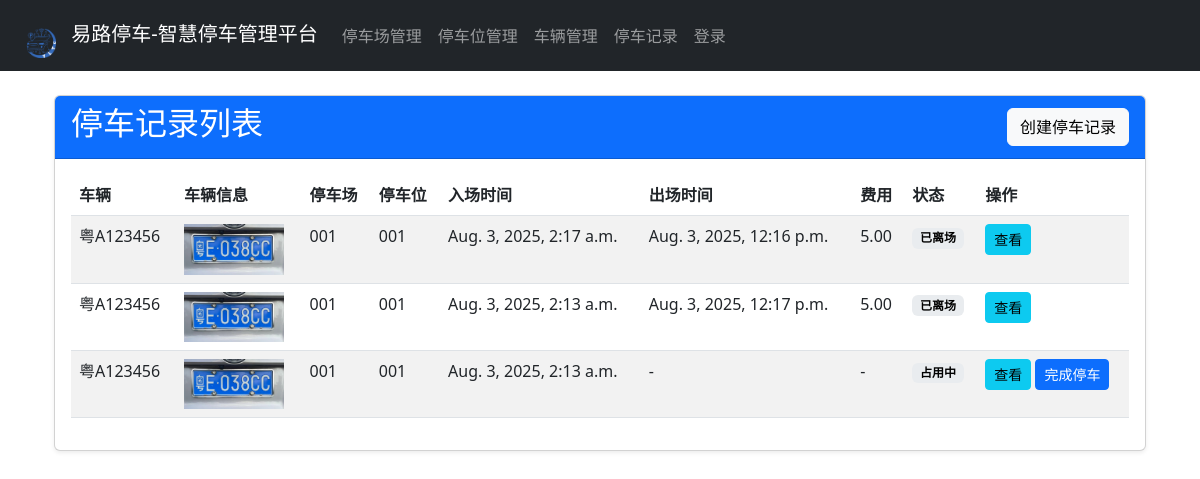
The app's page /records/ with its own data.
### parking/models.py (models this page shows, shortened)
class ParkingRecord(models.Model):
    vehicle = models.ForeignKey(Vehicle, on_delete=models.CASCADE, related_name="parking_records", verbose_name="车辆")
    parking_space = models.ForeignKey(ParkingSpace, on_delete=models.CASCADE, related_name="parking_records", verbose_name="停车位")
    start_time = models.DateTimeField(default=timezone.now, verbose_name="开始时间")
    end_time = models.DateTimeField(null=True, blank=True, verbose_name="结束时间")
    fee = models.DecimalField(max_digits=10, decimal_places=2, null=True, blank=True, verbose_name="费用")
    is_paid = models.BooleanField(default=False, verbose_name="是否已支付")
    vehicle_photo = models.ImageField(upload_to='vehicle_photos/', null=True, blank=True, verbose_name="车辆照片")
    class Meta:
        verbose_name = "停车记录"
        verbose_name_plural = "停车记录管理"

class Vehicle(models.Model):
    license_plate = models.CharField(max_length=20, unique=True, verbose_name="车牌号")
    vehicle_type = models.CharField(max_length=50, verbose_name="车辆类型")
    owner_name = models.CharField(max_length=100, verbose_name="车主姓名")
    owner_phone = models.CharField(max_length=20, verbose_name="车主电话")
    created_at = models.DateTimeField(auto_now_add=True, verbose_name="创建时间")
    updated_at = models.DateTimeField(auto_now=True, verbose_name="更新时间")
    class Meta:
        verbose_name = "车辆"
        verbose_name_plural = "车辆管理"

class ParkingSpace(models.Model):
    STATUS_CHOICES = (
        ('available', '可用'),
        ('occupied', '已占用'),
        ('reserved', '已预约'),
        ('maintenance', '维护中'),
    )
    number = models.CharField(max_length=10, verbose_name="车位编号")
    parking_lot = models.ForeignKey(ParkingLot, on_delete=models.CASCADE, related_name="spaces", verbose_name="所属停车场")
    status = models.CharField(max_length=20, choices=STATUS_CHOICES, default='available', verbose_name="状态")
    is_handicapped = models.BooleanField(default=False, verbose_name="残疾人车位")
    created_at = models.DateTimeField(auto_now_add=True, verbose_name="创建时间")
    updated_at = models.DateTimeField(auto_now=True, verbose_name="更新时间")
    class Meta:
        verbose_name = "停车位"
        verbose_name_plural = "停车位管理"

class ParkingLot(models.Model):
    name = models.CharField(max_length=100, verbose_name="停车场名称")
    address = models.CharField(max_length=200, verbose_name="停车场地址")
    description = models.TextField(blank=True, null=True, verbose_name="停车场描述")
    total_spaces = models.IntegerField(verbose_name="总车位数")
    available_spaces = models.IntegerField(default=0, verbose_name="可用车位数")
    is_active = models.BooleanField(default=True, verbose_name="是否激活")
    created_at = models.DateTimeField(auto_now_add=True, verbose_name="创建时间")
    updated_at = models.DateTimeField(auto_now=True, verbose_name="更新时间")
    class Meta:
        verbose_name = "停车场"
        verbose_name_plural = "停车场管理"

### parking/views.py (the view)
# urls.py: path('records/', views.parking_record_list, name='parking_record_list'),
def parking_record_list(request):
    records = ParkingRecord.objects.all().order_by('-start_time')
    return render(request, 'parking/records/list.html', {'records': records})

### parking/templates/parking/records/list.html (shortened to what this page needs)
{% extends 'parking/base.html' %}
{% block content %}
<div class="container mt-4">
    <div class="card shadow-sm">
        <div class="card-header bg-primary text-white d-flex justify-content-between align-items-center">
            <h2>停车记录列表</h2>
            <a href="{% url 'parking_record_create' %}" class="btn btn-light">创建停车记录</a>
        </div>
        <div class="card-body">
            <table class="table table-striped table-hover">
                <thead class="thead-dark">
                    <tr>
                        <th>车辆</th>
                        <th>车辆信息</th>
                        <th>停车场</th>
                        <th>停车位</th>
                        <th>入场时间</th>
                        <th>出场时间</th>
                        <th>费用</th>
                        <th>状态</th>
                        <th>操作</th>
                    </tr>
                </thead>
                <tbody>
                    {% for record in records %}
                    <tr>
                        <td>{{ record.vehicle.license_plate }}</td>
                        <td>
                            {% if record.vehicle_photo %}
                                <img src="{{ record.vehicle_photo.url }}" alt="车辆照片" style="max-width: 100px; max-height: 100px;">
                            {% else %}
                                <span class="text-muted">无照片</span>
                            {% endif %}
                        </td>
                        <td>{{ record.parking_space.parking_lot.name }}</td>
                        <td>{{ record.parking_space.number }}</td>
                        <td>{{ record.start_time }}</td>
                        <td>{{ record.end_time|default:'-' }}</td>
                        <td>{{ record.fee|default:'-' }}</td>
                        <td>
                            {% if record.end_time %}
                            <span class="badge" style="color: black; background-color: #e9ecef;">已离场</span>
                            {% else %}
                            <span class="badge" style="color: black; background-color: #e9ecef;">占用中</span>
                            {% endif %}
                        </td>
                        <td>
                            <a href="{% url 'parking_record_detail' record.id %}" class="btn btn-sm btn-info mr-1">查看</a>
                            {% if not record.end_time %}
                            <a href="{% url 'parking_record_update' record.id %}" class="btn btn-sm btn-primary mr-1">完成停车</a>
                            {% endif %}
                        </td>
                    </tr>
                    {% empty %}
                    <tr>
                        <td colspan="9" class="text-center">暂无停车记录数据</td>
                    </tr>
                    {% endfor %}
                </tbody>
            </table>
        </div>
    </div>
</div>
{% endblock %}

### parking/templates/parking/base.html (shortened to what this page needs)
<!DOCTYPE html>
{% load static %}
<html lang="zh-CN">
<head>
    <link rel="stylesheet" href="https://cdn.jsdelivr.net/npm/bootstrap@5.3.0/dist/css/bootstrap.min.css">
</head>
<body>
    <nav class="navbar navbar-expand-lg navbar-dark bg-dark">
        <div class="container-fluid">
            <a class="navbar-brand" href="#">
    <img src="{% static 'parking/Logo.png' %}" alt="易路停车Logo" style="height: 45px; margin-right: 10px;">
    易路停车-智慧停车管理平台
</a>
            <div class="collapse navbar-collapse" id="navbarNav">
                <ul class="navbar-nav">
                    {% if not request.path == '/login/' %}
                    <li class="nav-item">
                        <a class="nav-link" href="{% url 'parking_lot_list' %}">停车场管理</a>
                    </li>
                    <li class="nav-item">
                        <a class="nav-link" href="{% url 'parking_space_list' %}">停车位管理</a>
                    </li>
                    <li class="nav-item">
                        <a class="nav-link" href="{% url 'vehicle_list' %}">车辆管理</a>
                    </li>
                    <li class="nav-item">
                        <a class="nav-link" href="{% url 'parking_record_list' %}">停车记录</a>
                    </li>
                    {% endif %}
                    {% if not request.path == '/login/' %}
                    {% if user.is_authenticated %}
                    <li class="nav-item">
                        <a class="nav-link" href="{% url 'admin:index' %}">管理后台</a>
                    </li>
                    <li class="nav-item">
                        <form method="post" action="{% url 'logout' %}">
                            {% csrf_token %}
                            <button type="submit" class="nav-link btn btn-link" style="padding: 0.5rem 1rem;">退出登录</button>
                        </form>
                    </li>
                    {% else %}
                    <li class="nav-item">
                        <a class="nav-link" href="{% url 'login' %}">登录</a>
                    </li>
                    {% endif %}
                    {% endif %}
                </ul>
            </div>
        </div>
    </nav>
    <div class="container mt-4">
        {% block content %}
        {% endblock %}
    </div>
</body>
</html>

### records on screen
ParkingRecord: vehicle.license_plate "粤A123456", vehicle_photo (picture), parking_space.parking_lot.name "001", parking_space.number "001", start_time "Aug. 3, 2025, 2:17 a.m.", end_time "Aug. 3, 2025, 12:16 p.m.", fee "5.00", shows "已离场"
ParkingRecord: vehicle.license_plate "粤A123456", vehicle_photo (picture), parking_space.parking_lot.name "001", parking_space.number "001", start_time "Aug. 3, 2025, 2:13 a.m.", end_time "Aug. 3, 2025, 12:17 p.m.", fee "5.00", shows "已离场"
ParkingRecord: vehicle.license_plate "粤A123456", vehicle_photo (picture), parking_space.parking_lot.name "001", parking_space.number "001", start_time "Aug. 3, 2025, 2:13 a.m.", end_time "-", fee "-", shows "占用中", shows "完成停车"
